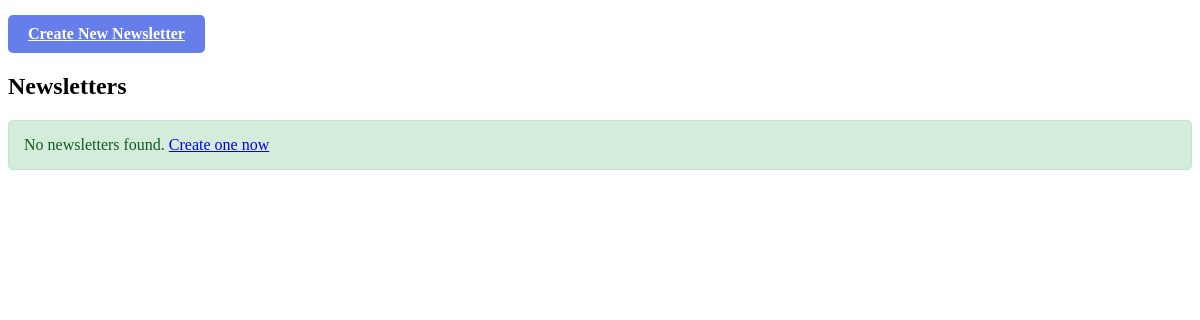
Before: /admin/pages/newsletter.php with the older database file.
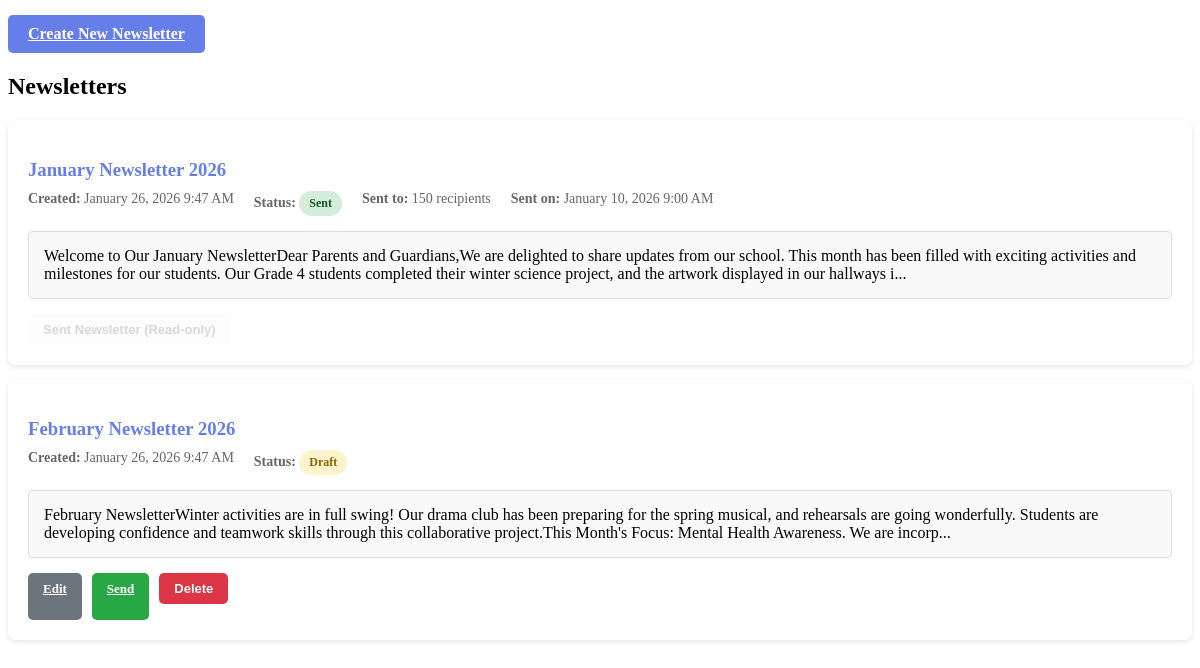
After: the same page with the newer database file.
### tables this page shows
CREATE TABLE IF NOT EXISTS newsletters (
    id INT PRIMARY KEY AUTO_INCREMENT,
    title VARCHAR(255) NOT NULL,
    content LONGTEXT NOT NULL,
    recipient_count INT DEFAULT 0,
    sent_date DATETIME,
    is_sent BOOLEAN DEFAULT FALSE,
    created_at TIMESTAMP DEFAULT CURRENT_TIMESTAMP,
    updated_at TIMESTAMP DEFAULT CURRENT_TIMESTAMP ON UPDATE CURRENT_TIMESTAMP
);

### admin/pages/newsletter.php (the view, shortened to what this page needs)
<?php
$action = $_GET['action'] ?? 'list';
$newsletters = [];
$result = $conn->query("SELECT * FROM newsletters ORDER BY created_at DESC");
if ($result) {
    while ($row = $result->fetch_assoc()) {
        $newsletters[] = $row;
    }
}
?>
<div class="button-group" style="margin-bottom: 20px;">
    <a href="?page=newsletter&action=create" class="btn btn-primary">Create New Newsletter</a>
</div>
<?php if ($action === 'create'): ?>
    <div class="form-container">
        <h2>Create New Newsletter</h2>
        <form method="POST">
            <div class="form-group">
                <label for="title">Newsletter Title</label>
                <input type="text" id="title" name="title" required placeholder="e.g., February Newsletter 2026">
            </div>
            <div class="form-group">
                <label for="content">Newsletter Content</label>
                <textarea id="content" name="content" required placeholder="Enter newsletter content (HTML supported)"></textarea>
            </div>
            <div class="button-group">
                <button type="submit" name="create_newsletter" class="btn btn-primary">Create Newsletter</button>
                <a href="?page=newsletter" class="btn btn-secondary">Cancel</a>
            </div>
        </form>
    </div>
<?php else: ?>
    <h2>Newsletters</h2>
    <?php if (empty($newsletters)): ?>
        <div class="message">No newsletters found. <a href="?page=newsletter&action=create">Create one now</a></div>
    <?php else: ?>
        <?php foreach ($newsletters as $newsletter): ?>
            <div class="newsletter-card">
                <h3><?php echo htmlspecialchars($newsletter['title']); ?></h3>
                <div class="newsletter-meta">
                    <span><strong>Created:</strong> <?php echo date('F j, Y g:i A', strtotime($newsletter['created_at'])); ?></span>
                    <span>
                        <strong>Status:</strong>
                        <span class="status-badge <?php echo $newsletter['is_sent'] ? 'status-sent' : 'status-draft'; ?>">
                            <?php echo $newsletter['is_sent'] ? 'Sent' : 'Draft'; ?>
                        </span>
                    </span>
                    <?php if ($newsletter['is_sent']): ?>
                        <span><strong>Sent to:</strong> <?php echo $newsletter['recipient_count']; ?> recipients</span>
                        <span><strong>Sent on:</strong> <?php echo date('F j, Y g:i A', strtotime($newsletter['sent_date'])); ?></span>
                    <?php endif; ?>
                </div>
                <div style="background: #f9f9f9; padding: 15px; border-radius: 5px; margin-bottom: 15px; max-height: 200px; overflow: hidden; border: 1px solid #ddd;">
                    <div><?php echo substr(strip_tags($newsletter['content']), 0, 300) . '...'; ?></div>
                </div>
                <div class="newsletter-actions">
                    <?php if (!$newsletter['is_sent']): ?>
                        <a href="?page=newsletter&action=edit&id=<?php echo $newsletter['id']; ?>" class="btn btn-secondary">Edit</a>
                        <a href="?page=newsletter&action=send&id=<?php echo $newsletter['id']; ?>" class="btn btn-success">Send</a>
                        <form method="POST" style="display: inline;">
                            <button type="submit" name="delete_newsletter" class="btn btn-danger" onclick="return confirm('Delete this newsletter?')">Delete</button>
                        </form>
                    <?php else: ?>
                        <button class="btn" disabled style="opacity: 0.5;">Sent Newsletter (Read-only)</button>
                    <?php endif; ?>
                </div>
            </div>
        <?php endforeach; ?>
    <?php endif; ?>
<?php endif; ?>

Changed rows visible on the page:
added newsletters: title "January Newsletter 2026", created_at "January 26, 2026 9:47 AM", is_sent "Sent", recipient_count "150", sent_date "January 10, 2026 9:00 AM", content "Welcome to Our January NewsletterDear Parents and Guardians,We are delighted to share updates from our school. This month has been filled with exciting activities and milestones for our students. Our Grade 4 students completed their winter science project, and the artwork displayed in our hallways i"
added newsletters: title "February Newsletter 2026", created_at "January 26, 2026 9:47 AM", is_sent "Draft", content "February NewsletterWinter activities are in full swing! Our drama club has been preparing for the spring musical, and rehearsals are going wonderfully. Students are developing confidence and teamwork skills through this collaborative project.This Month's Focus: Mental Health Awareness. We are incorp"
Other visible differences:
text no longer shown: "No newsletters found. Create one now"
